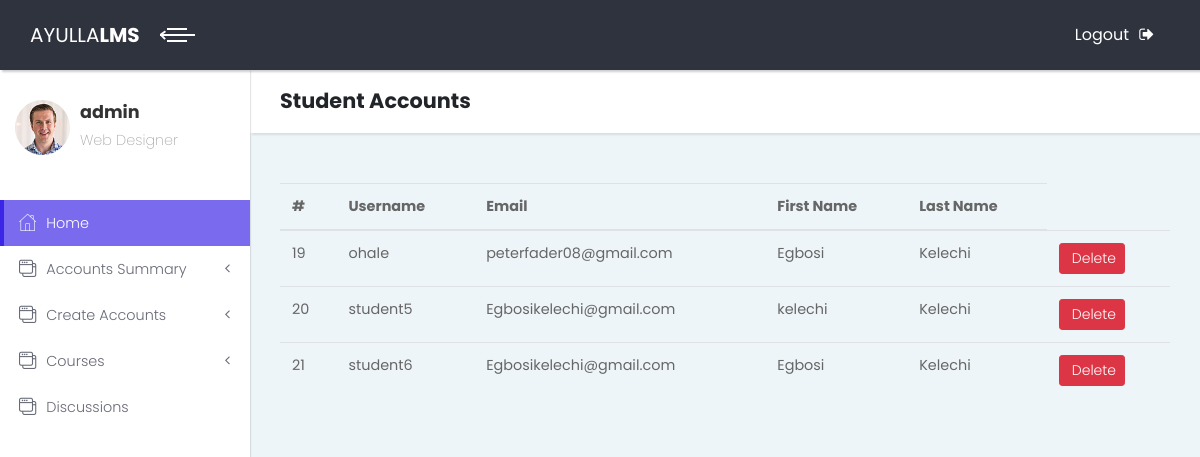
Screenshot of /adminact/view-student-accounts/ (signed in) with the database file from the repository.
### accounts/models.py (models this page shows)
class User(AbstractUser):
    is_student = models.BooleanField(default=False)
    is_instructor = models.BooleanField(default=False)
    is_teaching_assistant = models.BooleanField(default=False)
    is_observer = models.BooleanField(default=False)

### accounts/view.py (the view)
# urls.py: path('view-student-accounts/', StudentsListView.as_view(), name='student_accounts'),
@method_decorator([login_required, admin_required], name='dispatch')
class StudentsListView(ListView):
    model = User
    ordering = ('username', )
    context_object_name = 'accounts'
    template_name = 'account_list.html'
    paginate_by = 4
    def get_context_data(self, **kwargs):
        context = super().get_context_data(**kwargs)
        context['account_type'] = "Student"
        return context
    def get_queryset(self):
        queryset = User.objects.filter(is_student=True)
        return queryset

### accounts/templates/account_list.html (shortened to what this page needs)
{% extends 'externals/base.html' %}
{% load static %}
          {% block header %}
            <div class="container-fluid">
              <h2 class="no-margin-bottom justify-content-center"> {{ account_type }} Accounts</h2>
            </div>
          {% endblock header %}
{% block content %}
<section class="dashboard-counts no-padding-bottom">
            <div class="container-fluid">
      <table class="table" id="book-table">
        <thead>
          <tr>
            <th>#</th>
            <th>Username</th>
            <th>Email</th>
            <th>First Name</th>
            <th>Last Name</th>
          </tr>
        </thead>
        <tbody>
            {% include 'account/includes/partial_account_list.html' %}
        </tbody>
      </table>
            </div>
</section>
{% endblock %}

### templates/externals/base.html (shortened to what this page needs)
{% load static %}<!DOCTYPE html>
<html>
  <head>
    <link rel="stylesheet" href="{% static 'externals/vendor/bootstrap/css/bootstrap.min.css' %}">
    <link rel="stylesheet" href="{% static 'externals/vendor/font-awesome/css/font-awesome.min.css' %}">
    <link rel="stylesheet" href="{% static 'externals/css/fontastic.css' %}">
    <link rel="stylesheet" href="{% static 'externals/css/style.default.css' %}" id="theme-stylesheet">
    <link rel="stylesheet" href="{% static 'externals/css/custom.css' %}">
      {% if user.is_authenticated and user.is_instructor %}
      <link rel="stylesheet" type="text/css" href="{% static 'css/instructor.css' %}">
    {% else %}
      <link rel="stylesheet" type="text/css" href="{% static 'css/students.css' %}">
    {% endif %}
  </head>
  <body>
    <div class="page">
      <header class="header">
        <nav class="navbar">
          <div class="container-fluid">
            <div class="navbar-holder d-flex align-items-center justify-content-between">
              <div class="navbar-header">
                <a href="index.html" class="navbar-brand d-none d-sm-inline-block">
                  <div class="brand-text d-none d-lg-inline-block"><span>AYULLA </span><strong>LMS</strong></div>
                  <div class="brand-text d-none d-sm-inline-block d-lg-none"><strong>BD</strong></div></a>
                <a id="toggle-btn" href="#" class="menu-btn active"><span></span><span></span><span></span></a>
              </div>
              <ul class="nav-menu list-unstyled d-flex flex-md-row align-items-md-center">
                <li class="nav-item"><a href="{% url 'logout' %}" class="nav-link logout"> <span class="d-none d-sm-inline">Logout</span><i class="fa fa-sign-out"></i></a></li>
              </ul>
            </div>
          </div>
        </nav>
      </header>
      <div class="page-content d-flex align-items-stretch">
        <nav class="side-navbar">
          <div class="sidebar-header d-flex align-items-center">
            <div class="avatar"><img src="{% static 'externals/img/avatar-1.jpg' %}" alt="..." class="img-fluid rounded-circle"></div>
            <div class="title">
              <h1 class="h4">{{ user.username }}</h1>
              <p>Web Designer</p>
            </div>
          </div>
            {% if user.is_staff %}
              <ul class="list-unstyled">
                        <li class="active"><a href="{% url 'admin_home' %}"> <i class="icon-home"></i>Home </a></li>
                        <li><a href="#exampledropdownDropdown" aria-expanded="false" data-toggle="collapse"> <i class="icon-interface-windows"></i>Accounts Summary </a>
                        </li>
                        <li><a href="#exampledropdownDropdown1" aria-expanded="false" data-toggle="collapse"> <i class="icon-interface-windows"></i>Create Accounts </a>
                        </li>
                        <li><a href="#exampledropdownDropdown2" aria-expanded="false" data-toggle="collapse"> <i class="icon-interface-windows"></i>Courses </a>
                        </li>
                 <li><a href="{% url 'discussion_home' %}"> <i class="icon-interface-windows"></i>Discussions </a></li>
              </ul>
            {% endif %}
        </nav>
        <div class="content-inner">
        <header class="page-header">
          {% block header %}
          {% endblock header %}
          </header>
            {% block content %}
            {% endblock content %}
        </div>
      </div>
    </div>
  </body>
</html>

### accounts/templates/account/includes/partial_account_list.html (shortened to what this page needs)
  {% for account in accounts %}
        <tr>
          <td>{{ account.id }}</td>
          <td>{{ account.username }}</td>
          <td>{{ account.email }}</td>
          <td>{{ account.first_name }}</td>
          <td>{{ account.last_name }}</td>
            <td>
              <button type="button"
                      class="btn btn-danger btn-sm js-delete-book"
                      data-url="{% url 'account_delete' account.id %}">
                 Delete
              </button>
            </td>
        </tr>
      {% empty %}
        <tr>
          <td colspan="8" class="text-center bg-warning">No Account</td>
        </tr>
      {% endfor %}

### static/css/students.css (style rules this page uses)
body { background-color: #c2d4d8; }

### rows the page displays
User: username "admin"
User: id "19", username "ohale", email "peterfader08@gmail.com", first_name "Egbosi", last_name "Kelechi"
User: id "20", username "student5", email "Egbosikelechi@gmail.com", first_name "kelechi", last_name "Kelechi"
User: id "21", username "student6", email "Egbosikelechi@gmail.com", first_name "Egbosi", last_name "Kelechi"

### other values shown
{{ account_type }} "Student"
